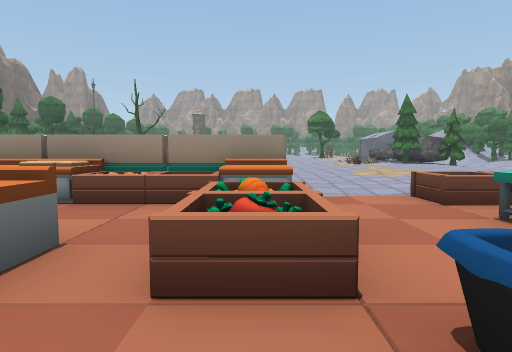
View 1 (above)

24 first-person views from a walk through a scene from a Unity 3-D project. The camera is 1.4 m above the floor, tilts 4° down and sees 75° across. Doors are open. The floor is counted in squares, 2 m on a side. Each view is taken from the middle of a square. On the plan, view 1 faces up. The plan holds only what a view shows up to about 10 squares ahead; the rest is blank. The place goes on beyond the plan. The player is left out. Some animated figures are left out. Some surface patterns are stand-ins.

View 2
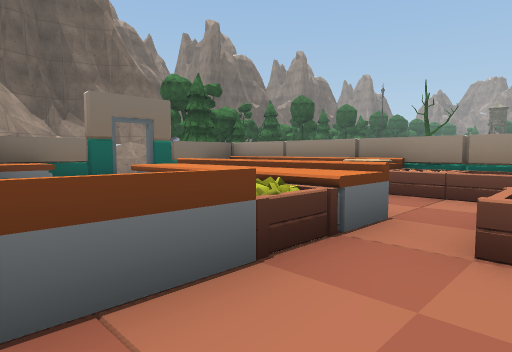

View 3
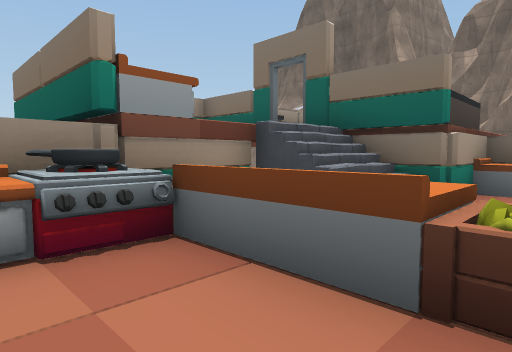

View 4
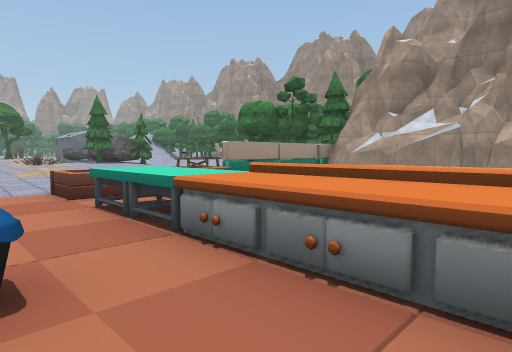

View 5
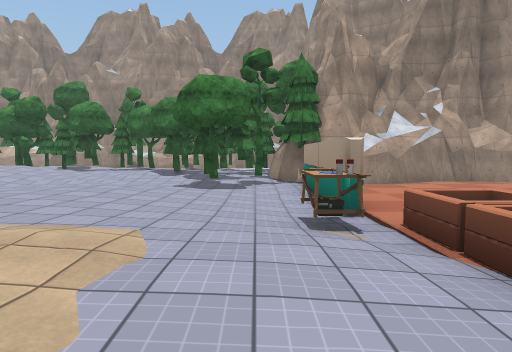

View 6
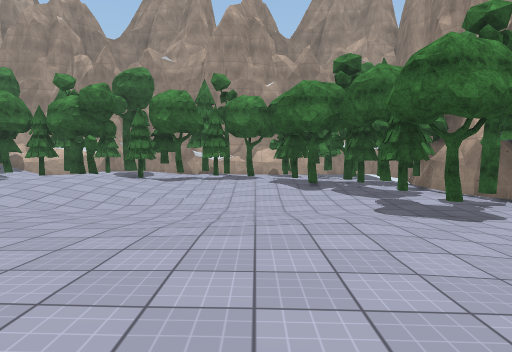

View 7
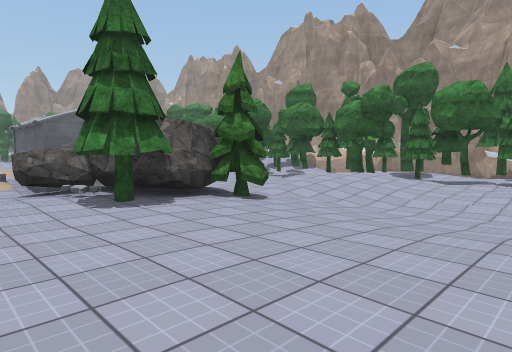

View 8
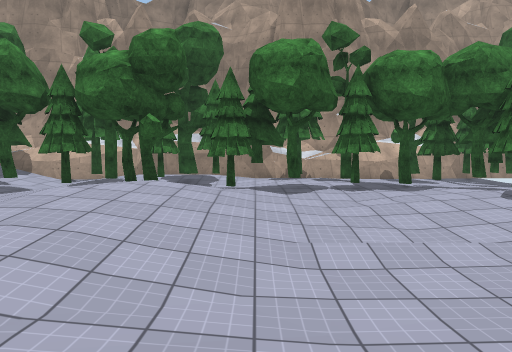

View 9
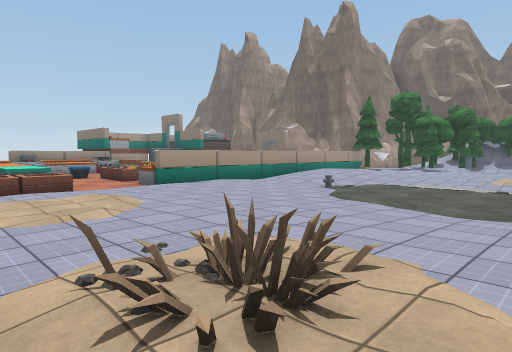

View 10
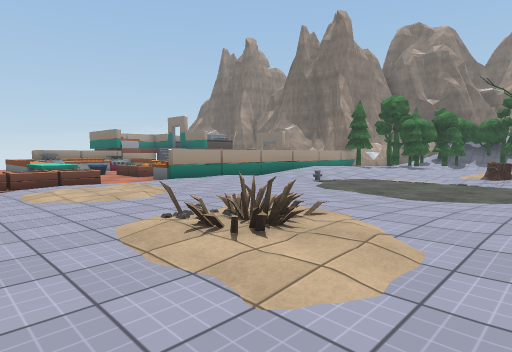

View 11
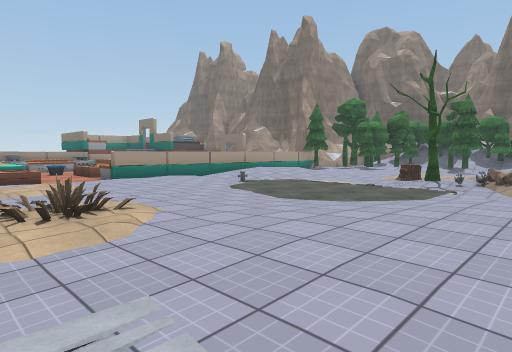

View 12
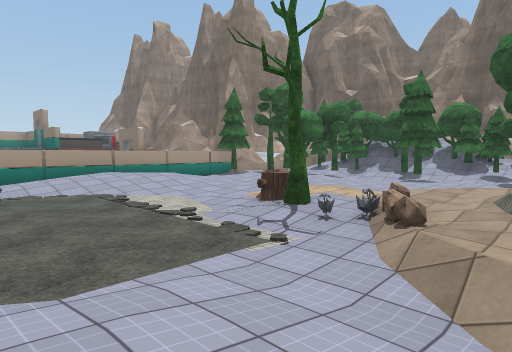

View 13
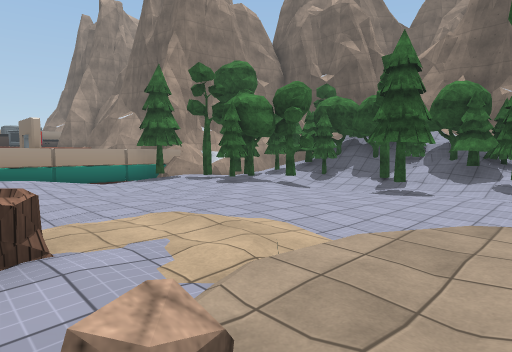

View 14
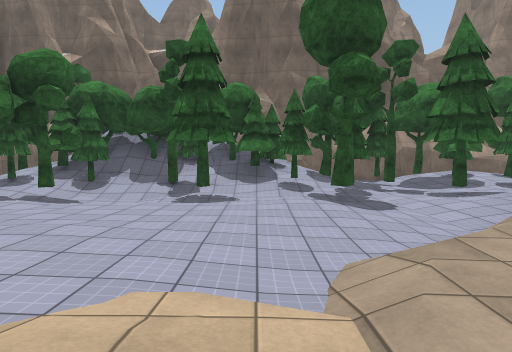

View 15
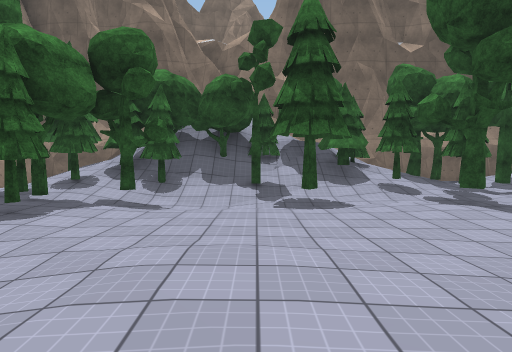

View 16
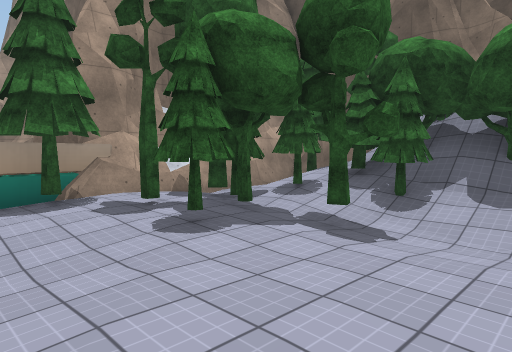

View 17
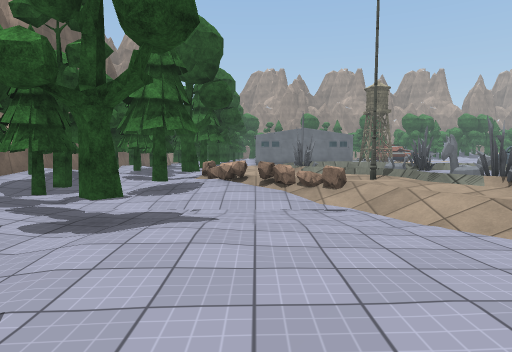

View 18
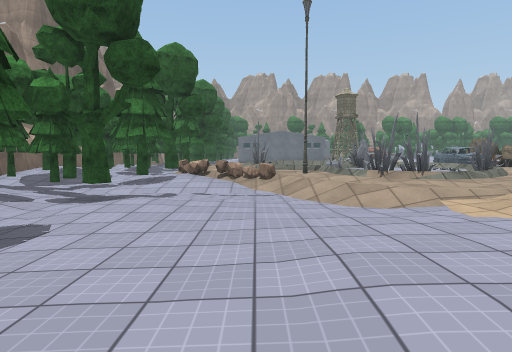

View 19
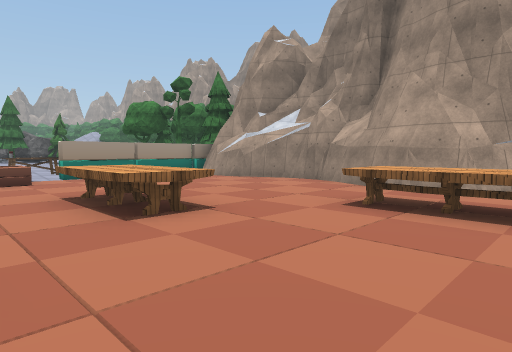

View 20
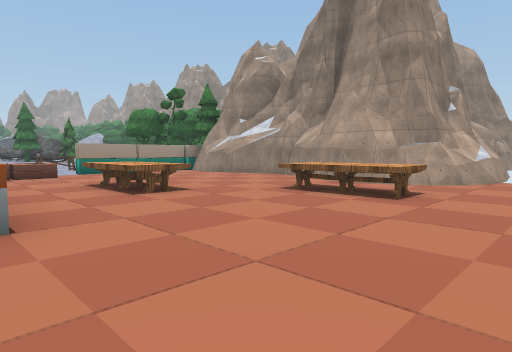

View 21
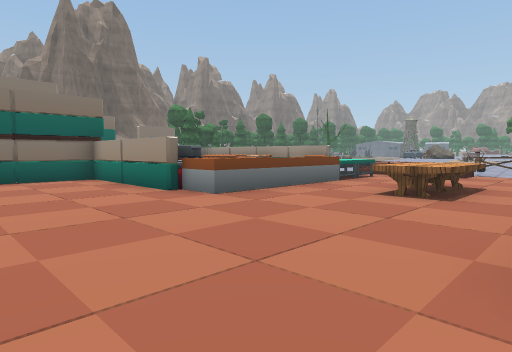

View 22
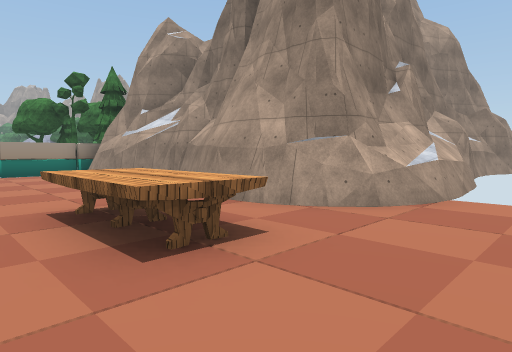

View 23
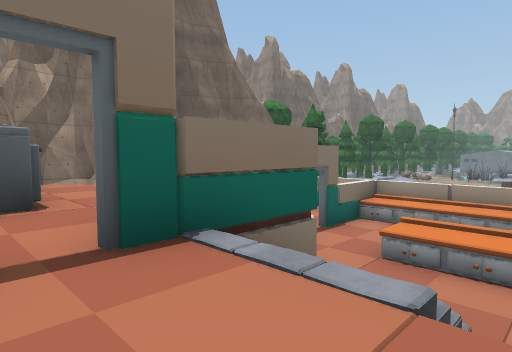

View 24
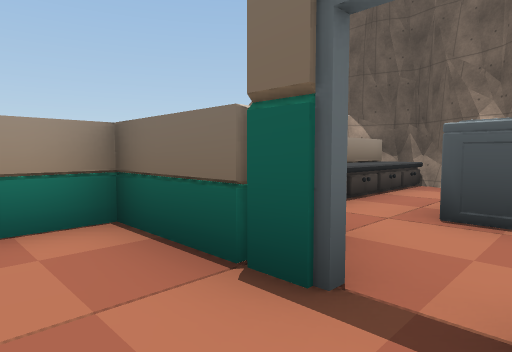

### Floor plan
Key: @ floor where view 1 was taken; # wall or solid block; . main floor; : floor 0.25 m higher than the main floor; - floor 0.25 m lower than the main floor; + floor 0.5 m higher than the main floor; * floor 0.75 m higher than the main floor; % floor 2.25 m higher than the main floor; / step, stairs or slope; D open door; ~ water the walk can cross; ≈ water the walk keeps out of; O other object.
Columns run from 17 left of view 1 to 19 right of it. Each row starts with its distance up from view 1.
 20 #OOO: /O OO+///        /O O        /#
 19 #/O.////≈~  +O/        .O O     OO/-#
 18 #/..O/O/#≈O  /         OOOO..   O  O#
 17 # OO./////O ≈// / ++++/+OOO:/// OO .
 16 # OOO//-//////./+++*++/+OOO://**O OO
 15 #OOO....///OOO////+++++:+:O.////O O.#
 14  OOO.....//+O/:::/+++/++:://////OO/.#
 13  OO:O...::/+O/:::::+/++++:/---..O::O#
 12  OOO/..:::://.:::::++O+++://--//OO:.#
 11  OO/-/.:/:::./:::::+++++:://-//:O::.#
 10  OOOO/..///////O:::+++:::://./OOOO.O#
  9 OOOO/OO.-///////::::/+::://...OO.O.O#
  8 #OOO/OO////**//::::://::///OOOOOO OO#
  7 #OO O::/.//   //:::::////---O OOO  O
  6 #######O##////  :::.::/O#########
  5          #OOOOOOOO..OOO.....#
  4          # .  ..............#
  3          D..   ..O..O.......##
  2          D .OOOO.O..O........#
  1          #O....O..O.O..O.....#
  0          #O....O.@..O..O....##
 -1          #O#// O....O.......#
 -2         %%O // OOO O#....OO.#
 -3       # OO%DD%%O.........OO.#
 -4       # OO%DD%% .........OO.###
 -5      ##OOO O#%  ..............
 -6      #OOOO #%%      .........
 -7      #     ###

Positions as (right, up) in squares from view 1, and headings:
1: (0, 0), facing up
2: (0, -1), facing up-left
3: (0, 1), facing down-left
4: (1, -1), facing up-right
5: (2, 7), facing right
6: (5, 11), facing right
7: (5, 11), facing up-right
8: (9, 14), facing right
9: (5, 14), facing down-left
10: (6, 15), facing down-left
11: (5, 17), facing down-left
12: (-1, 17), facing down-left
13: (-5, 16), facing down-left
14: (-6, 14), facing left
15: (-7, 12), facing left
16: (-9, 12), facing down-left
17: (-11, 12), facing up
18: (-10, 10), facing up
19: (4, -4), facing up-right
20: (3, -6), facing up-right
21: (8, -6), facing up-left
22: (7, -6), facing up-right
23: (-3, -4), facing up-left
24: (-4, -3), facing down-left
